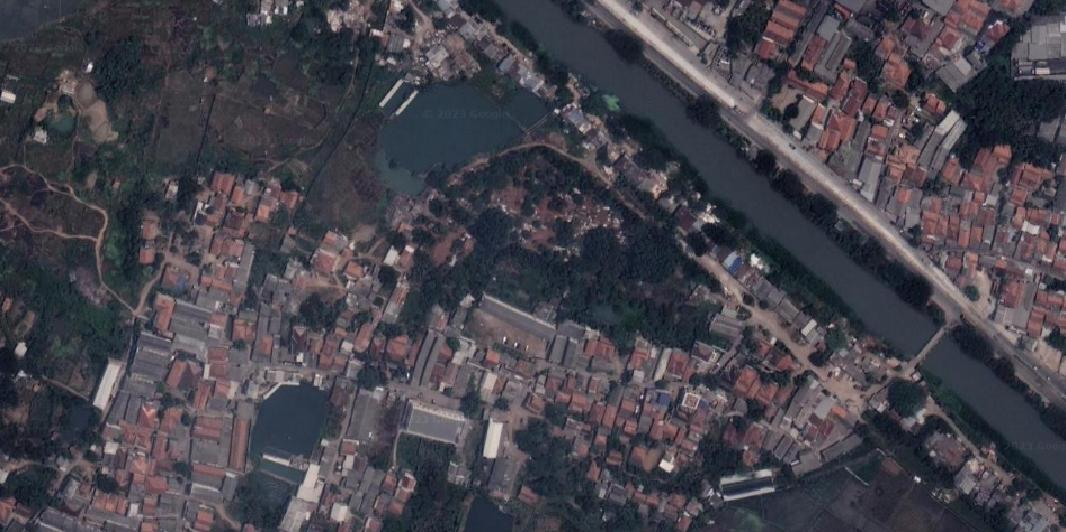
#> input picture data/images/IMG_1.jpg, 1066 x 532 px, given in place of pts.jpg, which was not available
$ jupyter execute csv_n_dataset_per_image.ipynb   (shell and % lines are left out)   (older library calls are emulated)   (text cells are left out)
#> lines starting #> are read from the running program, lines starting #| are printed output that depends on the picture; after the words box and inside, x2 and y2 are one past the last pixel; in counts of white or black regions, pixels touching at a corner belong together; pictures that were not available may be replaced by others from this repository, and a replacement may not be noted
[cell 1]
import cv2
import os
import matplotlib.pyplot as plt
import numpy as np
import pandas as pd

[cell 2]
root = '/home/jthe/Dev/project/roofcounting/'
# image_name = "pasirsari_1_labeled"
# image_name = "IMG_9_pts"
# image_name = "Image_1_pts"
image_name = "pts"
# image_ext = ".png"
image_ext = ".jpg"
image_file = os.path.join("data/images/", (image_name + image_ext))
image_path = os.path.join(root, image_file)
image = cv2.imread(image_path)
#> image is the input picture: shape (532, 1066, 3); mean B, G, R 77, 68.4, 70.8
# print(image_path)

[cell 3]
image_gray = cv2.cvtColor(image, cv2.COLOR_BGR2GRAY)

[cell 4]
lower_bound = np.array([0,0,10])
upper_bound = np.array([255, 255, 195])
mask_clr = cv2.inRange(image, lower_bound, upper_bound)
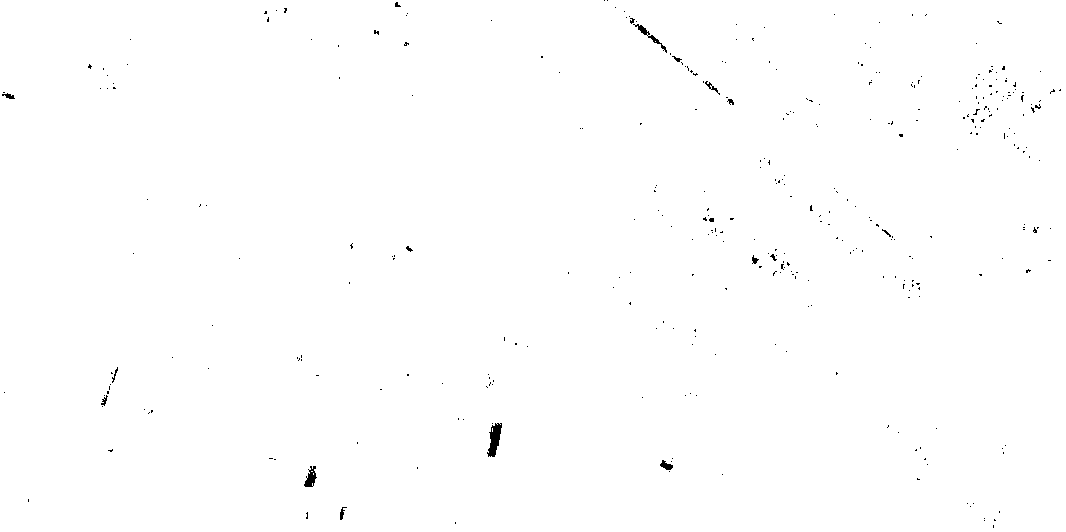
#> mask_clr: shape (532, 1066); 99.7% white; 357 black regions (342 under 20 px), largest, box (x1, y1, x2, y2) and area: (487, 423, 502, 457) 291, (304, 466, 317, 487) 152, (633, 24, 667, 53) 145
plt.imshow(mask_clr)

[cell 5]
# adaptive threshold as preprocessing -> looks for areas that are relatively brighter than the neighbouring pixels
blur_hor = cv2.filter2D(image[:, :, 0], cv2.CV_32F, kernel=np.ones((11,1,1), np.float32)/11.0, borderType=cv2.BORDER_CONSTANT)
blur_vert = cv2.filter2D(image[:, :, 0], cv2.CV_32F, kernel=np.ones((1,11,1), np.float32)/11.0, borderType=cv2.BORDER_CONSTANT)
mask = ((image[:,:,0]>blur_hor*1.2) | (image[:,:,0]>blur_vert*1.2)).astype(np.uint8)*255
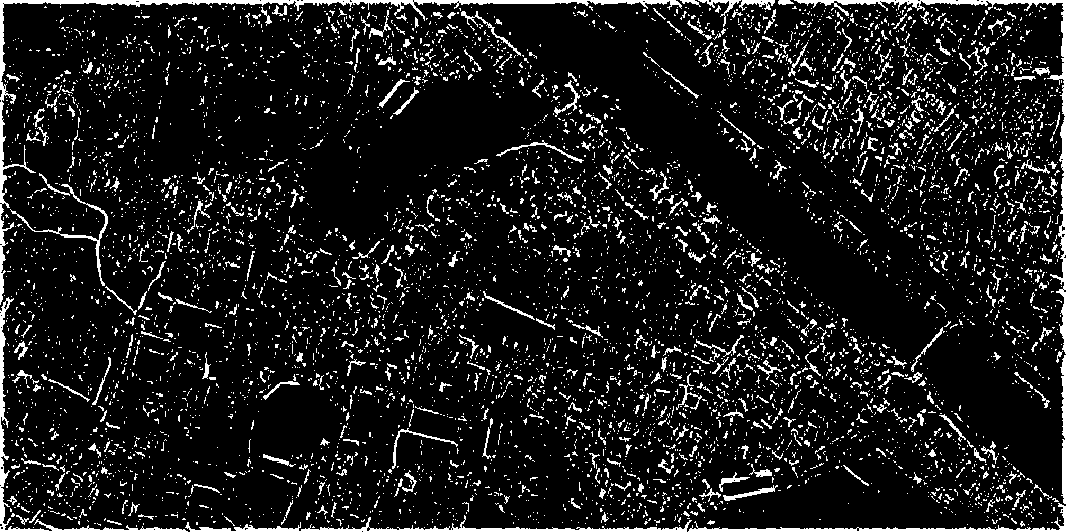
#> mask: shape (532, 1066); 10.4% white in thin lines or dots

[cell 6]
plt.imshow(mask)

[cell 7]
mcp = mask_clr.copy()
contours = cv2.findContours(mcp.copy(), cv2.RETR_EXTERNAL, cv2.CHAIN_APPROX_SIMPLE)[0]
#> contours = 1 contour; box (x1, y1, x2, y2) and area: (0, 0, 1066, 532) 565513
contours = sorted(contours, key=lambda x:cv2.boundingRect(x)[0])
# contours.sort(key=lambda x:cv2.boundingRect(x)[0])
print(len(contours))
#| 1

[cell 8]
for c in contours:
    (x,y), r = cv2.minEnclosingCircle(c)
    center = (int(x), int(y))
    r = int(r)
    cv2.circle(image_gray, center, r, (0, 255, 0), 5)
#> this loop made 1 pass
#> (x, y, r, center) on pass 1: (532.5, 265.5, 595, (532, 265))
#> image_gray: shape (532, 1066); min 0, max 239, mean 70.1

plt.imshow(image_gray)

[cell 9]
im_cp = image.copy()
kernel = np.ones((3, 3), np.uint8)
# im_cp = cv2.erode(im_cp, kernel, iterations=2)
im_cp = cv2.dilate(im_cp, kernel, iterations=1)
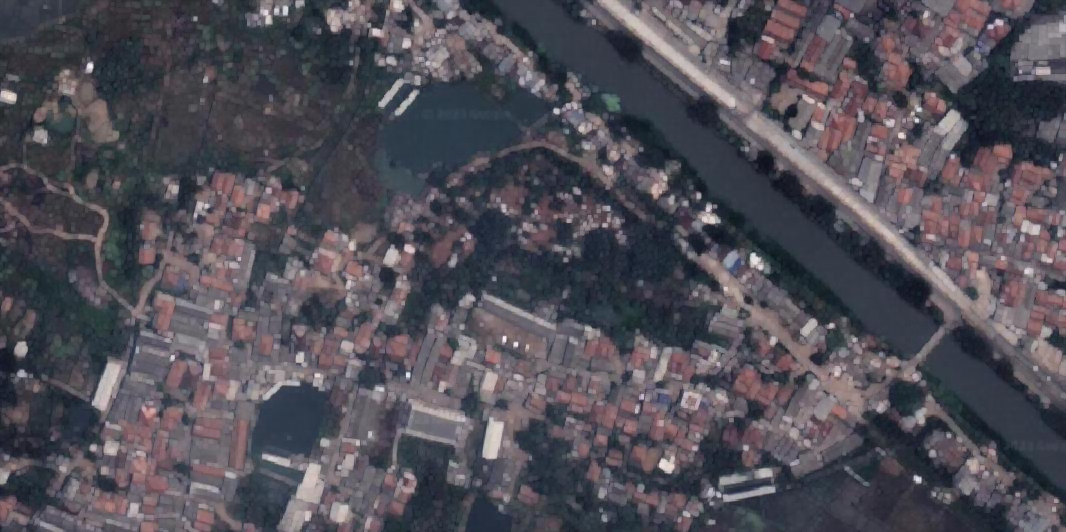
#> im_cp: shape (532, 1066, 3); mean B, G, R 87.8, 79.2, 82.2

# adaptive threshold as preprocessing -> looks for areas that are relatively brighter than the neighbouring pixels
blur_hor = cv2.filter2D(im_cp[:, :, 0], cv2.CV_32F, kernel=np.ones((11,1,1), np.float32)/11.0, borderType=cv2.BORDER_CONSTANT)
blur_vert = cv2.filter2D(im_cp[:, :, 0], cv2.CV_32F, kernel=np.ones((1,11,1), np.float32)/11.0, borderType=cv2.BORDER_CONSTANT)
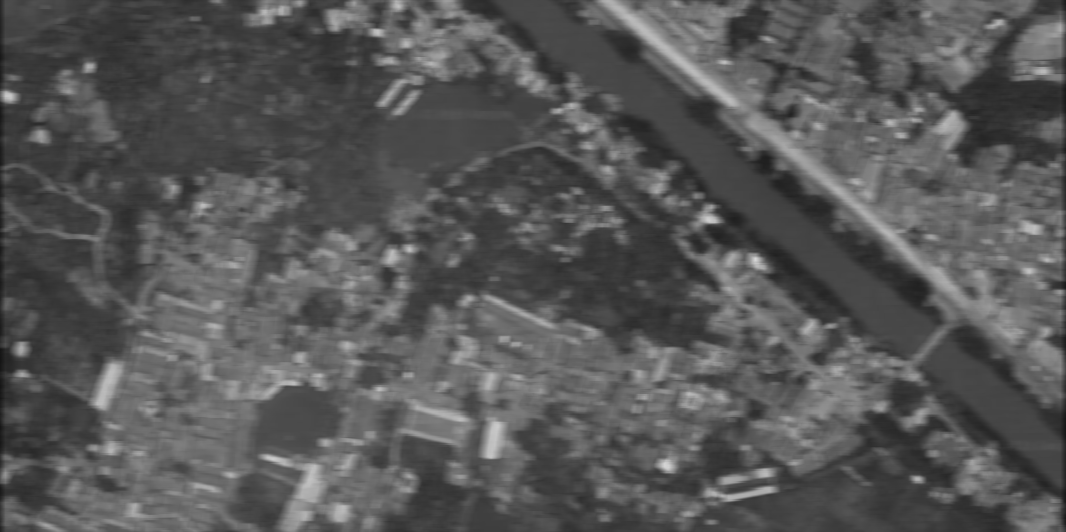
#> blur_vert: shape (532, 1066) float32; min 21.18, max 213, mean 87.6
mask = ((im_cp[:,:,0]>blur_hor*1.2) | (im_cp[:,:,0]>blur_vert*1.2)).astype(np.uint8)*255
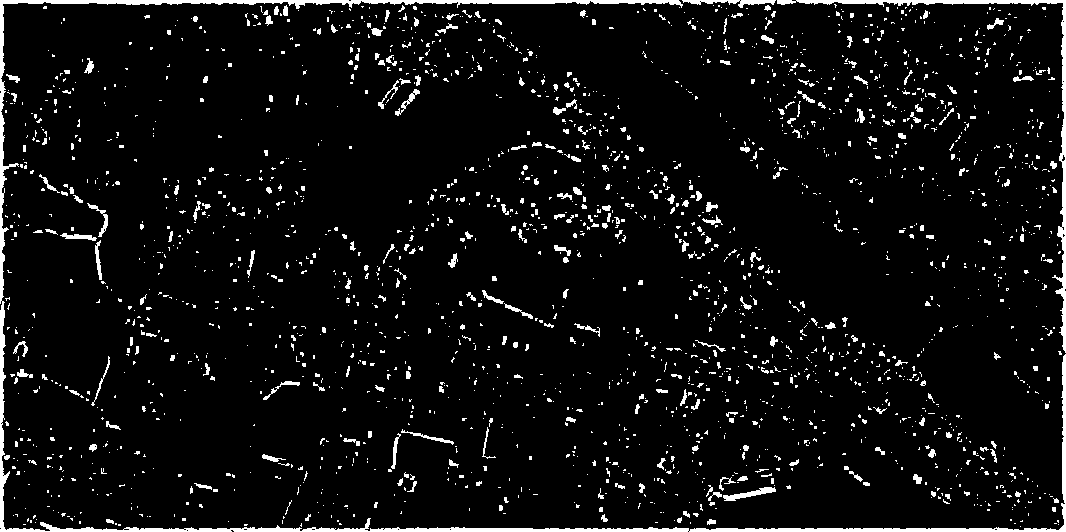
#> mask: shape (532, 1066); 5.9% white; 2223 white regions (1940 under 20 px), largest, box (x1, y1, x2, y2) and area: (0, 0, 1066, 532) 9215, (777, 0, 1066, 353) 2507, (682, 0, 776, 8) 331

plt.imshow(mask)

[cell 10]
plt.imshow(mask)

[cell 11]
# kernel = np.ones((3, 3), np.uint8)
kernel = cv2.getStructuringElement(cv2.MORPH_RECT, (3, 3))
#> kernel = [[1, 1, 1], [1, 1, 1], [1, 1, 1]]
mask = cv2.erode(mask, kernel, iterations=1)
#> mask: shape (532, 1066); 1.8% white; 679 white regions (642 under 20 px), largest, box (x1, y1, x2, y2) and area: (0, 0, 348, 77) 1101, (798, 0, 1066, 156) 1047, (691, 505, 1066, 532) 996
mask = cv2.dilate(mask, kernel, iterations=1)
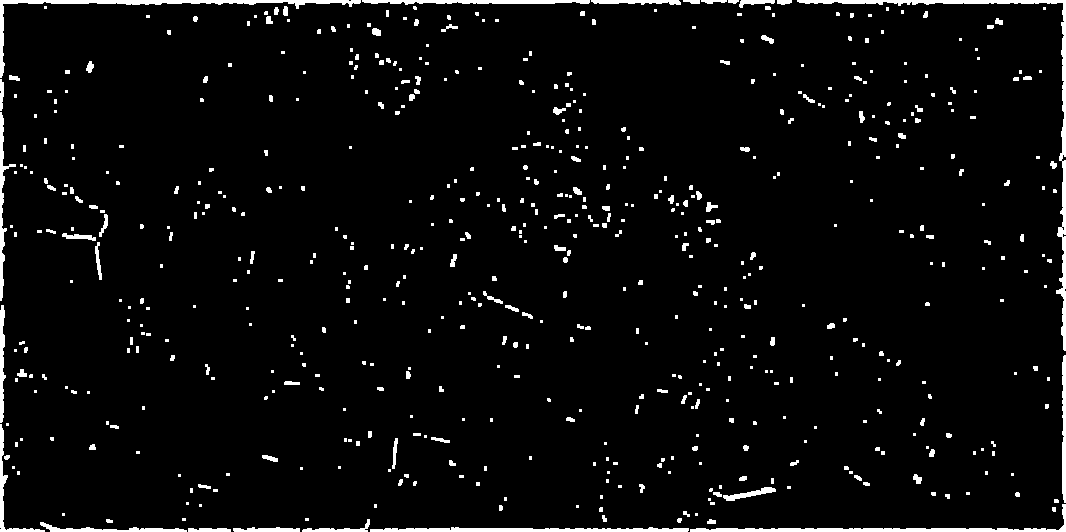
#> mask: shape (532, 1066); 4% white; 608 white regions (414 under 20 px), largest, box (x1, y1, x2, y2) and area: (797, 0, 1066, 351) 2364, (0, 0, 361, 78) 1651, (690, 504, 1066, 532) 1457

[cell 12]
plt.imshow(image)

[cell 13]
circles = cv2.HoughCircles(mask,
                           cv2.HOUGH_GRADIENT,
                           minDist=1,
                           dp=1.5,
                           param1=110,
                           param2=5,
                           minRadius=3,
                           maxRadius=4)
#> circles = 198 rows, first 8: [374.2, 30.75, 3.38], [930.8, 452.2, 3.38], [89.25, 68.25, 3.38], [411.8, 96.75, 3.38], [830.2, 324.8, 3.38], [1052.2, 164.2, 3.38], [414.8, 21.75, 3.38], [557.2, 246.8, 3.38]
output = image.copy()
for (x, y, r) in circles[0, :, :]:
    cv2.circle(output, (int(x), int(y)), int(r), (255, 0, 0), 2)
#> this loop made 198 passes
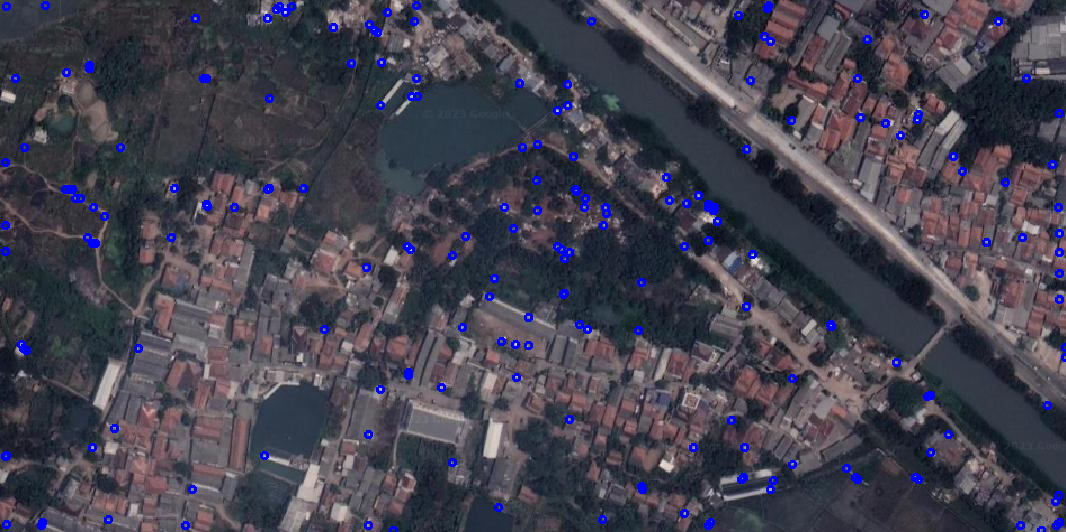
#> output: shape (532, 1066, 3); 1.9% of pixels changed, all inside (x1, y1, x2, y2) = (1, 1, 1066, 532)

plt.imshow(output)

[cell 14]
plt.imshow(image)

[cell 15]
xy_array = []

for i in range(len(circles[0])):
    xy = circles[0][i][0], circles[0][i][1]
    xy_array.append(xy)
#> this loop made 198 passes
#> xy on passes 1 to 3: (374.2, 30.75), (930.8, 452.2), (89.25, 68.25)
#> after the loop, xy_array = 198 pairs, first value 5.25 to 1065.8, second value 5.25 to 530.2

df = pd.DataFrame(xy_array, columns=["x", "y"])
#> df = table of 198 rows and 2 columns
df.to_csv(image_name + ".csv", index=False)
print(df.shape)
#| (198, 2)

[cell 16]
import h5py
import scipy.io as io
# import PIL.Image as Image
from PIL import Image
import numpy as np
import os
import glob
from matplotlib import pyplot as plt
from scipy.ndimage.filters import gaussian_filter
import scipy
from scipy import spatial
import json
from matplotlib import cm as CM
from image import *
# from model import CSRNet
import torch

from model import CSRNet

[cell 17]
#this is borrowed from https://github.com/davideverona/deep-crowd-counting_crowdnet
def gaussian_filter_density(gt):
    print(gt.shape)
    density = np.zeros(gt.shape, dtype=np.float32)
    gt_count = np.count_nonzero(gt)
    if gt_count == 0:
        return density

#     pts = np.array(zip(np.nonzero(gt)[1], np.nonzero(gt)[0]))
    pts = np.array(list(zip(np.nonzero(gt)[1], np.nonzero(gt)[0])))
    leafsize = 2048
    # build kdtree
    tree = scipy.spatial.KDTree(pts.copy(), leafsize=leafsize)
    # query kdtree
    distances, locations = tree.query(pts, k=4)

    print('generate density...')
    for i, pt in enumerate(pts):
        pt2d = np.zeros(gt.shape, dtype=np.float32)
        pt2d[pt[1],pt[0]] = 1.
        if gt_count > 1:
            sigma = (distances[i][1]+distances[i][2]+distances[i][3])*0.1
        else:
            sigma = np.average(np.array(gt.shape))/2./2. #case: 1 point
        density += scipy.ndimage.filters.gaussian_filter(pt2d, sigma, mode='constant')
    print('done.')
    return density

[cell 18]
ps_img = cv2.imread(image_path)
# print(image_path)
gray = cv2.cvtColor(ps_img, cv2.COLOR_BGR2GRAY)
xy = pd.read_csv(image_name + ".csv")
xy = xy.to_numpy()

[cell 19]
k = np.zeros((ps_img.shape[0], ps_img.shape[1]))
gt = xy
for i in range(0, len(gt)):
    if int(gt[i][1])<ps_img.shape[0] and int(gt[i][0])<ps_img.shape[1]:
        k[int(gt[i][1]), int(gt[i][0])] = 1
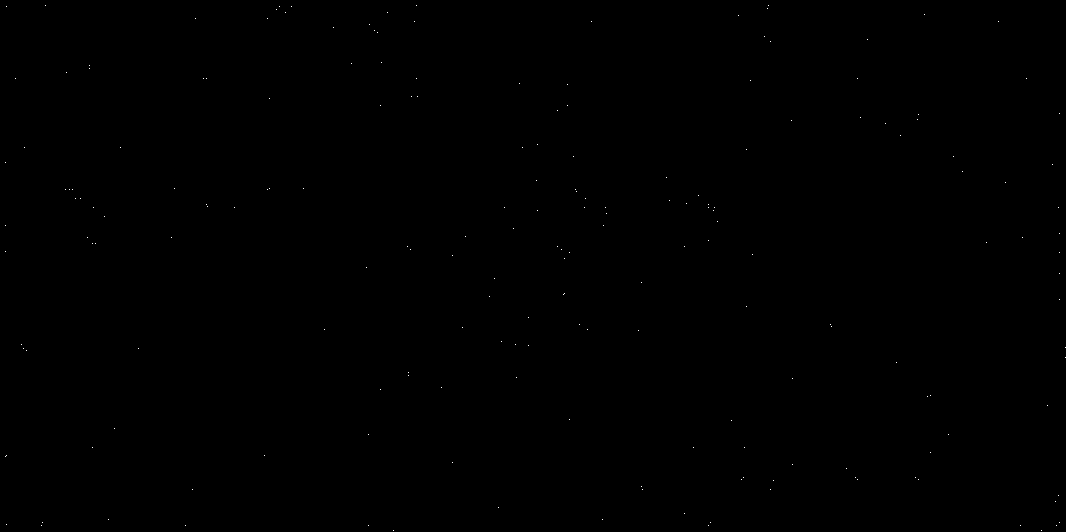
#> k: shape (532, 1066) float64; values 0 (black) and 1 (white), 0.03% white in thin lines or dots
k1 = gaussian_filter_density(k)
#| (532, 1066)
#> after the loop in gaussian_filter_density, `for i, pt in enumerate(pts):`: pt2d: shape (532, 1066) float32; values 0 (black) and 1 (white), 0% white in thin lines or dots, all inside (x1, y1, x2, y2) = (1041, 530, 1042, 531)

[cell 20]
plt.imshow(k1)
print(np.sum(k1))
#| 186.1611
